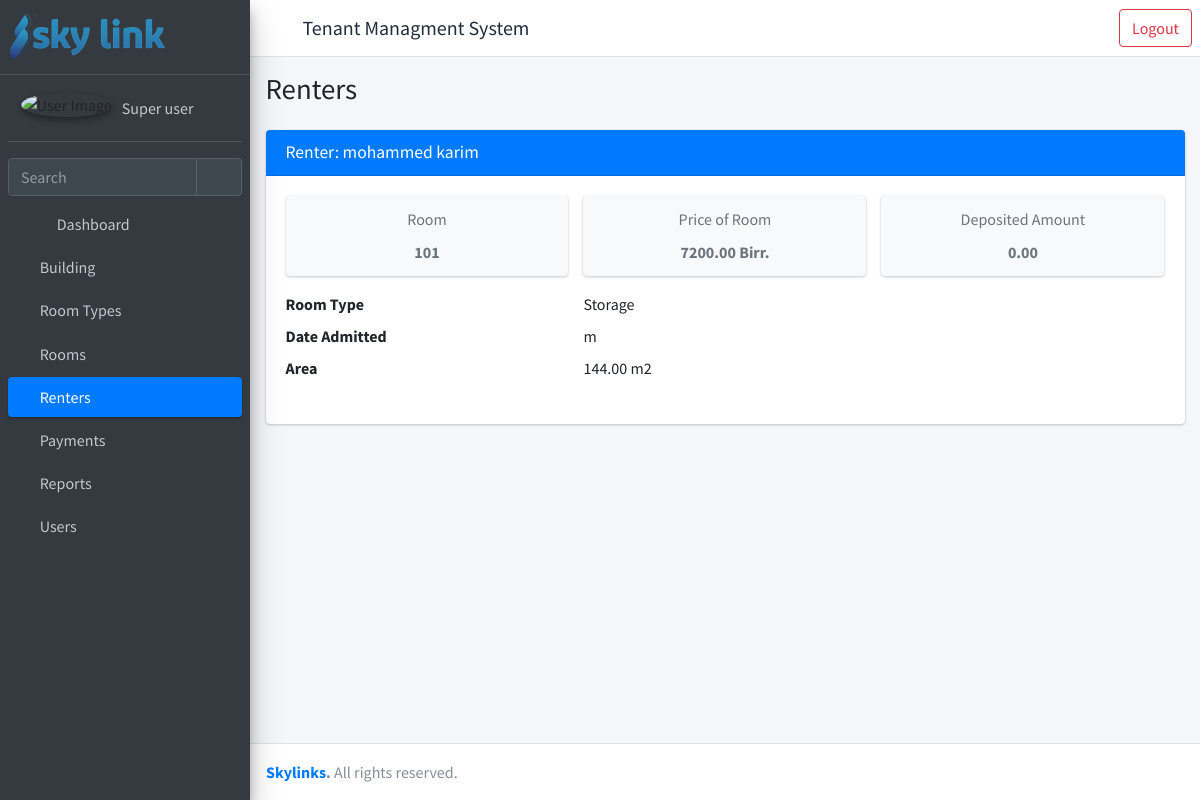
Page /detail-renter/20/ (signed in) on the committed database.
### rent/models.py (models this page shows, shortened)
class Renter(models.Model) :
    first_name = models.CharField(_("First Name"), max_length=30)
    last_name = models.CharField(_("Last Name"), max_length=30)
    phone = models.CharField(_("Phone number"), max_length=30)
    id_no = models.CharField(_("ID No."), max_length=50)
    deposited_amount = models.DecimalField(_("Deposited Amount"), max_digits=15, decimal_places=2, default=0)
    date_admitted = models.DateField(_("Date Admitted"), default=timezone.now)
    room = models.ForeignKey("rent.Room", verbose_name=_("Room"), on_delete=models.PROTECT, related_name="rents")
    chat_id = models.CharField(_("Chat ID"), max_length=50 ,default= 0)
    is_rented = models.BooleanField(_("Is Rented"), default=True)
    date_left = models.DateField(_("Date Field"), blank=True, null=True)
    created_by = models.ForeignKey(settings.AUTH_USER_MODEL, verbose_name=_("Created By"), on_delete=models.PROTECT, related_name="created_by_renter")
    created_date = models.DateTimeField(_("Created Date"), auto_now_add=True)
    updated_by = models.ForeignKey(settings.AUTH_USER_MODEL, verbose_name=_("Updated By"), on_delete=models.PROTECT, related_name="updated_by_renter")
    updated_date = models.DateTimeField(_("Updated Date"), auto_now=True)
    def full_name(self) -> str:
        return self.first_name + ' ' + self.last_name

class Room(models.Model):
    building = models.ForeignKey("rent.Building", verbose_name=_("Building"), on_delete=models.PROTECT)
    floor_no = models.PositiveIntegerField(_("Floor No."))
    room_type = models.ForeignKey("rent.RoomType", verbose_name=_("Room Type"), on_delete=models.PROTECT)
    room_no = models.CharField(_("Room No."),max_length=10)
    width = models.DecimalField(_("Room Width"), max_digits=5, decimal_places=2, blank=True, null=True)
    length = models.DecimalField(_("Room Length"), max_digits=5, decimal_places=2, blank=True, null= True)
    area = models.DecimalField(_("Area"), max_digits=10, decimal_places=2)
    price_msq = models.DecimalField(_("Price per MSq"), max_digits=10, decimal_places=2)
    status = models.CharField(_("Status"), max_length=50, choices=STATUS_CHOICES, default="vacant")
    total_price = models.DecimalField(_("Total Price"), max_digits=10, decimal_places=2)
    is_active = models.BooleanField(default=True)
    created_by = models.ForeignKey(settings.AUTH_USER_MODEL, verbose_name=_("Created By"), on_delete=models.PROTECT, related_name="created_by_room")
    created_date = models.DateTimeField(_("Created Date"), auto_now_add=True)
    updated_by = models.ForeignKey(settings.AUTH_USER_MODEL, verbose_name=_("Updated By"), on_delete=models.PROTECT, related_name="updated_by_room")
    updated_date = models.DateTimeField(_("Updated Date"), auto_now=True)
    def __str__(self) -> str:
        return self.room_no

class RoomType(models.Model):
    room_type=models.CharField(_("Room Type"), max_length=50)
    def __str__(self):
        return self.room_type

### rent/views.py (the view)
# urls.py: path("detail-renter/<int:pk>/", views.RenterDetailView.as_view(), name= "detail-renter"),
class RenterDetailView(LoginRequiredMixin, RenterCreatePermissionMixin, DetailView):
    model = Renter
    login_required = True
    template_name = "rent/detail.html"
    def get_context_data(self, **kwargs):
        context = super().get_context_data(**kwargs)
        context["title"] = "Renters"
        context["open"] = "renter"
        context['obj_model'] = "renter"
        return {**context, **permissions(self.request)}

### templates/rent/detail.html (shortened to what this page needs)
{% extends 'rent/homepage.html' %}
{% block main_page %}
<div class="content">
    <div class="container-fluid">
        <div class="card">
            {% if obj_model == 'renter' %}
            <div class="card-header bg-primary">
                <h3 class="card-title">
                    Renter: {{object.full_name}}
                </h3>
            </div>
            <div class="card-body">
                <div class="row">
                    <div class="col-12 col-sm-4">
                        <div class="info-box bg-light">
                            <div class="info-box-content">
                                <span class="info-box-text text-center text-muted">
                                    Room
                                </span>
                                <span class="info-box-number text-center text-muted">
                                    {{object.room}}
                                </span>
                            </div>
                        </div>
                    </div>
                    <div class="col-12 col-sm-4">
                        <div class="info-box bg-light">
                            <div class="info-box-content">
                                <span class="info-box-text text-center text-muted">
                                    Price of Room
                                </span>
                                <span class="info-box-number text-center text-muted">
                                    {{object.room.total_price}} Birr.
                                </span>
                            </div>
                        </div>
                    </div>
                    <div class="col-12 col-sm-4">
                        <div class="info-box bg-light">
                            <div class="info-box-content">
                                <span class="info-box-text text-center text-muted">
                                    Deposited Amount
                                </span>
                                <span class="info-box-number text-center text-muted">
                                        <span class="">{{object.deposited_amount}}</span>
                                </span>
                            </div>
                        </div>
                    </div>
                </div>
                <dl class="row">
                    <dt class="col-sm-4">
                        Room Type
                    </dt>
                    <dd class="col-sm-8">
                        {{ object.room.room_type}}
                    </dd>
                    <dt class="col-sm-4">
                        Date Admitted
                    </dt>
                    <dd class="col-sm-8">
                        {{ object.room.date_admitted }} m
                    </dd>
                    <dt class="col-sm-4">
                        Area
                    </dt>
                    <dd class="col-sm-8">
                        {{ object.room.area }} m2
                    </dd>
                </dl>
            </div>
            {% endif %}
        </div>
    </div>
</div>
{% endblock main_page %}

### templates/rent/homepage.html (shortened to what this page needs)
{% load static %}
<!DOCTYPE html>
<html lang="en">
<head>
  <link rel="stylesheet" href=" {% static 'plugins/fontawesome-free/css/all.min.css' %} ">
  <link rel="stylesheet" href="{% static 'plugins/sweetalert2-theme-bootstrap-4/bootstrap-4.min.css' %}">
  <link rel="stylesheet" href=" {% static 'dist/css/adminlte.min.css' %}">
</head>
<body class="hold-transition sidebar-mini" >
  <div class="wrapper">
    <nav class="main-header navbar navbar-expand navbar-white navbar-light d-flex">
      <ul class="navbar-nav">
        <li class="nav-item">
          <a class="nav-link" data-widget="pushmenu" href="#" role="button"><i class="fas fa-bars"></i></a>
        </li>
        <li class="nav-item d-none d-sm-flex align-self-center">
          <h5 href="{% url 'home' %}" class="nav-item">Tenant Managment System</h5>
        </li>
      </ul>
          <ul class="navbar-nav ml-auto">
            <li>
              <a class="btn btn-outline-danger ml-auto" href = "{% url 'logout' %}">Logout</a>
            </li>
          </ul>
    </nav>
    <aside class="main-sidebar sidebar-dark-primary elevation-4">
      <a href="{% url 'home'%}" class="brand-link">
        <img src=" {% static 'images/skylink.png' %}" alt="AdminLTE Logo"
          style="opacity: .8">
      </a>
      <div class="sidebar">
        <div class="user-panel mt-3 pb-3 mb-3 d-flex">
          <div class="image">
            <img src=" {% static 'dist/img/avatar.png' %} " class="img-circle elevation-2" alt="User Image">
          </div>
          <div class="info">
            <a href="{% url 'user-info' %}" class="d-block">{{request.user.get_full_name}}</a>
          </div>
        </div>
        <div class="form-inline">
          <div class="input-group" data-widget="sidebar-search">
            <input class="form-control form-control-sidebar" type="search" placeholder="Search" aria-label="Search">
            <div class="input-group-append">
              <button class="btn btn-sidebar">
                <i class="fas fa-search fa-fw"></i>
              </button>
            </div>
          </div>
        </div>
        <nav class="mt-2">
          <ul class="nav nav-pills nav-sidebar flex-column" data-widget="treeview" role="menu" data-accordion="false">
            <li class="nav-item">
              <a href="{% url 'home' %}" class="nav-link {% if open == "dashboard" %}active{% endif %}">
                <i class="nav-icon fas fa-chart-pie"></i>
                <p>
                  Dashboard
                </p>
              </a>
            </li>
            {% if building_permission %}
              <li class="nav-item">
                <a href="{% url 'list-buildings' %}" class="nav-link {% if open == "building" %}active{% endif %}">
                  <i class="fa fa-building" aria-hidden="true"></i>
                  <p>
                    Building
                  </p>
                </a>
              </li>
            {% endif %}
            {% if roomtype_permission %}
            <li class="nav-item">
              <a href="{% url 'list-roomtypes' %}" class="nav-link {% if open == "roomtype" %}active{% endif %}">
                <i class="fa fa-building" aria-hidden="true"></i>
                <p>
                  Room Types
                </p>
              </a>
            </li>
          {% endif %}
            {% if roomtype_permission %}
              <li class="nav-item">
                <a href="{% url 'list-rooms' %}" class="nav-link {% if open == 'room' %}active{% endif %}">
                  <i class="fa fa-building" aria-hidden="true"></i>
                  <p>
                    Rooms
                  </p>
                </a>
              </li>
            {% endif %}
            {% if renter_permission %}
            <li class="nav-item">
              <a href="{% url 'list-renters' %}" class="nav-link {% if open == 'renter' %}active{% endif %}">
                <i class="fa fa-users" aria-hidden="true"></i>
                <p>
                  Renters
                </p>
              </a>
            </li>
            {% endif %}
            {% if payment_permission %}
              <li class="nav-item {% if open == "payment" %}menu-open{% elif open == "overdue"%} menu-open {% elif open == "penality"%}menu-open {% endif %} ">
                <a href="{% url 'list-payments' %}" class="nav-link {% if open == "payment" %}active {% elif open == "overdue"%} active {% elif open == "penality"%} active {% endif %}">
                  <i class="fa fa-credit-card" aria-hidden="true"></i>
                  <p>
                    Payments
                  </p>
                </a>
              </li>
            {% endif %}
            {% if report_permission %}
              <li class="nav-item">
                <a href="{% url 'list-menu-reports' %}" class="nav-link {% if open == "report" %}active{% endif %}">
                  <i class="fa fa-folder" aria-hidden="true"></i>
                  <p>
                    Reports
                  </p>
                </a>
              </li>
            {% endif %}
            {% if user_permission %}
              <li class="nav-item">
                <a href="{% url 'list-users' %}" class="nav-link {% if open == "user" %}active{% endif %}">
                  <i class="fa fa-users" aria-hidden="true"></i>
                  <p>
                    Users
                  </p>
                </a>
              </li>
            {% endif %}
          </ul>
        </nav>
      </div>
    </aside>
    <div class="content-wrapper">
      <div class="content-header">
        <div class="container-fluid">
          <div class="row mb-2">
            <div class="col-sm-6">
              <h1 class="m-0">{{ title }}</h1>
            </div>
          </div>
        </div>
      </div>
      {% block main_page %}
      {% endblock main_page %}
    </div>
    <footer class="main-footer">
      <strong><a href="{% url 'home' %}">Skylinks</a>.</strong> All rights reserved.
    </footer>
  </div>
</body>
</html>

### rows in the picture
Renter: full_name "mohammed karim", room "101", room.total_price "7200.00", deposited_amount "0.00", room.room_type "Storage", room.area "144.00"

### other values in the picture
{{ request.user.get_full_name }} "Super user"
{{ title }} "Renters"
